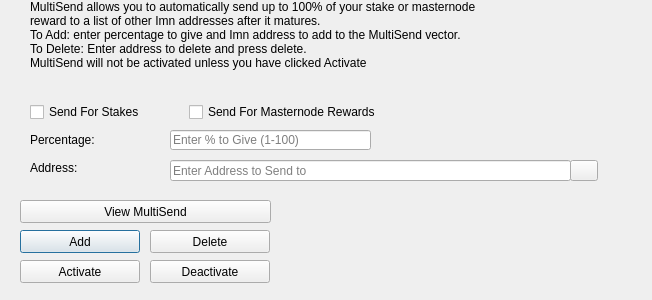
<?xml version="1.0" encoding="UTF-8"?>
<ui version="4.0">
 <class>MultiSendDialog</class>
 <widget class="QDialog" name="MultiSendDialog">
  <property name="windowModality">
   <enum>Qt::NonModal</enum>
  </property>
  <property name="geometry">
   <rect>
    <x>0</x>
    <y>0</y>
    <width>652</width>
    <height>300</height>
   </rect>
  </property>
  <property name="windowTitle">
   <string>MultiSend</string>
  </property>
  <widget class="QLineEdit" name="multiSendPercentEdit">
   <property name="geometry">
    <rect>
     <x>170</x>
     <y>130</y>
     <width>201</width>
     <height>20</height>
    </rect>
   </property>
   <property name="toolTip">
    <string>Enter whole numbers 1 - 100</string>
   </property>
   <property name="placeholderText">
    <string>Enter % to Give (1-100)</string>
   </property>
  </widget>
  <widget class="QLineEdit" name="multiSendAddressEdit">
   <property name="geometry">
    <rect>
     <x>170</x>
     <y>160</y>
     <width>401</width>
     <height>21</height>
    </rect>
   </property>
   <property name="toolTip">
    <string/>
   </property>
   <property name="placeholderText">
    <string>Enter Address to Send to</string>
   </property>
  </widget>
  <widget class="QLabel" name="label_2">
   <property name="geometry">
    <rect>
     <x>30</x>
     <y>0</y>
     <width>451</width>
     <height>121</height>
    </rect>
   </property>
   <property name="lineWidth">
    <number>1</number>
   </property>
   <property name="text">
    <string>MultiSend allows you to automatically send up to 100% of your stake or masternode reward to a list of other Imn addresses after it matures.
To Add: enter percentage to give and Imn address to add to the MultiSend vector.
To Delete: Enter address to delete and press delete.
MultiSend will not be activated unless you have clicked Activate</string>
   </property>
   <property name="alignment">
    <set>Qt::AlignLeading|Qt::AlignLeft|Qt::AlignTop</set>
   </property>
   <property name="wordWrap">
    <bool>true</bool>
   </property>
  </widget>
  <widget class="QLabel" name="message">
   <property name="geometry">
    <rect>
     <x>290</x>
     <y>200</y>
     <width>351</width>
     <height>91</height>
    </rect>
   </property>
   <property name="text">
    <string/>
   </property>
  </widget>
  <widget class="QPushButton" name="addButton">
   <property name="geometry">
    <rect>
     <x>20</x>
     <y>230</y>
     <width>120</width>
     <height>23</height>
    </rect>
   </property>
   <property name="toolTip">
    <string/>
   </property>
   <property name="statusTip">
    <string>Add to MultiSend Vector</string>
   </property>
   <property name="text">
    <string>Add</string>
   </property>
  </widget>
  <widget class="QPushButton" name="disableButton">
   <property name="geometry">
    <rect>
     <x>150</x>
     <y>260</y>
     <width>120</width>
     <height>23</height>
    </rect>
   </property>
   <property name="statusTip">
    <string>Deactivate MultiSend</string>
   </property>
   <property name="text">
    <string>Deactivate</string>
   </property>
  </widget>
  <widget class="QPushButton" name="addressBookButton">
   <property name="geometry">
    <rect>
     <x>570</x>
     <y>160</y>
     <width>28</width>
     <height>21</height>
    </rect>
   </property>
   <property name="toolTip">
    <string>Choose an address from the address book</string>
   </property>
   <property name="text">
    <string/>
   </property>
   <property name="icon">
    <iconset resource="../imn.qrc">
     <normaloff>:/icons/address-book</normaloff>:/icons/address-book</iconset>
   </property>
   <property name="shortcut">
    <string>Alt+A</string>
   </property>
   <property name="autoDefault">
    <bool>false</bool>
   </property>
  </widget>
  <widget class="QLabel" name="label">
   <property name="geometry">
    <rect>
     <x>30</x>
     <y>130</y>
     <width>121</width>
     <height>20</height>
    </rect>
   </property>
   <property name="toolTip">
    <string>Percentage of stake to send</string>
   </property>
   <property name="text">
    <string>Percentage:</string>
   </property>
  </widget>
  <widget class="QLabel" name="label_5">
   <property name="geometry">
    <rect>
     <x>30</x>
     <y>160</y>
     <width>111</width>
     <height>16</height>
    </rect>
   </property>
   <property name="toolTip">
    <string>Address to send portion of stake to</string>
   </property>
   <property name="text">
    <string>Address:</string>
   </property>
  </widget>
  <widget class="QPushButton" name="deleteButton">
   <property name="geometry">
    <rect>
     <x>150</x>
     <y>230</y>
     <width>120</width>
     <height>23</height>
    </rect>
   </property>
   <property name="toolTip">
    <string/>
   </property>
   <property name="statusTip">
    <string>Delete Address From MultiSend Vector</string>
   </property>
   <property name="text">
    <string>Delete</string>
   </property>
  </widget>
  <widget class="QPushButton" name="activateButton">
   <property name="geometry">
    <rect>
     <x>20</x>
     <y>260</y>
     <width>120</width>
     <height>23</height>
    </rect>
   </property>
   <property name="statusTip">
    <string>Activate MultiSend</string>
   </property>
   <property name="text">
    <string>Activate</string>
   </property>
  </widget>
  <widget class="QPushButton" name="viewButton">
   <property name="geometry">
    <rect>
     <x>20</x>
     <y>200</y>
     <width>251</width>
     <height>23</height>
    </rect>
   </property>
   <property name="toolTip">
    <string/>
   </property>
   <property name="statusTip">
    <string>View MultiSend Vector</string>
   </property>
   <property name="text">
    <string>View MultiSend</string>
   </property>
  </widget>
  <widget class="QWidget" name="horizontalLayoutWidget">
   <property name="geometry">
    <rect>
     <x>30</x>
     <y>100</y>
     <width>351</width>
     <height>24</height>
    </rect>
   </property>
   <layout class="QHBoxLayout" name="horizontalLayout">
    <item>
     <widget class="QCheckBox" name="multiSendStakeCheckBox">
      <property name="text">
       <string>Send For Stakes</string>
      </property>
     </widget>
    </item>
    <item>
     <widget class="QCheckBox" name="multiSendMasternodeCheckBox">
      <property name="text">
       <string>Send For Masternode Rewards</string>
      </property>
     </widget>
    </item>
   </layout>
  </widget>
 </widget>
 <resources>
  <include location="../imn.qrc"/>
 </resources>
 <connections/>
</ui>
